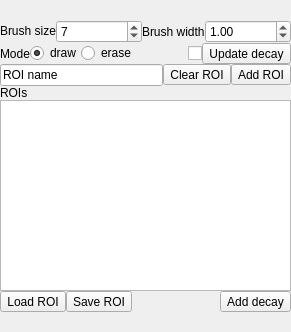
        <widget class="QDockWidget" name="dockWidget_4">
         <property name="sizePolicy">
          <sizepolicy hsizetype="Minimum" vsizetype="Expanding">
           <horstretch>0</horstretch>
           <verstretch>0</verstretch>
          </sizepolicy>
         </property>
         <property name="minimumSize">
          <size>
           <width>291</width>
           <height>332</height>
          </size>
         </property>
         <property name="maximumSize">
          <size>
           <width>524287</width>
           <height>332</height>
          </size>
         </property>
         <property name="floating">
          <bool>false</bool>
         </property>
         <property name="features">
          <set>QDockWidget::DockWidgetFloatable|QDockWidget::DockWidgetMovable</set>
         </property>
         <property name="allowedAreas">
          <set>Qt::AllDockWidgetAreas</set>
         </property>
         <property name="windowTitle">
          <string>Pixel selection</string>
         </property>
         <widget class="QWidget" name="dockWidgetContents_4">
          <property name="sizePolicy">
           <sizepolicy hsizetype="Preferred" vsizetype="Fixed">
            <horstretch>0</horstretch>
            <verstretch>0</verstretch>
           </sizepolicy>
          </property>
          <layout class="QVBoxLayout" name="verticalLayout_13">
           <property name="spacing">
            <number>0</number>
           </property>
           <property name="leftMargin">
            <number>0</number>
           </property>
           <property name="topMargin">
            <number>0</number>
           </property>
           <property name="rightMargin">
            <number>0</number>
           </property>
           <property name="bottomMargin">
            <number>0</number>
           </property>
           <item>
            <layout class="QGridLayout" name="gridLayout_2">
             <property name="spacing">
              <number>0</number>
             </property>
             <item row="4" column="2">
              <widget class="QToolButton" name="toolButton_7">
               <property name="toolTip">
                <string>Add mask</string>
               </property>
               <property name="text">
                <string>Add ROI</string>
               </property>
              </widget>
             </item>
             <item row="2" column="0" colspan="3">
              <layout class="QHBoxLayout" name="horizontalLayout_4">
               <property name="spacing">
                <number>-1</number>
               </property>
               <item>
                <widget class="QLabel" name="label_17">
                 <property name="sizePolicy">
                  <sizepolicy hsizetype="Fixed" vsizetype="Minimum">
                   <horstretch>0</horstretch>
                   <verstretch>0</verstretch>
                  </sizepolicy>
                 </property>
                 <property name="text">
                  <string>Mode</string>
                 </property>
                </widget>
               </item>
               <item>
                <widget class="QRadioButton" name="radioButton">
                 <property name="sizePolicy">
                  <sizepolicy hsizetype="Fixed" vsizetype="Fixed">
                   <horstretch>0</horstretch>
                   <verstretch>0</verstretch>
                  </sizepolicy>
                 </property>
                 <property name="toolTip">
                  <string>&lt;html&gt;&lt;head/&gt;&lt;body&gt;&lt;p&gt;Use the mouse as a brush to select pixels in the image.&lt;/p&gt;&lt;/body&gt;&lt;/html&gt;</string>
                 </property>
                 <property name="text">
                  <string>draw</string>
                 </property>
                 <property name="checked">
                  <bool>true</bool>
                 </property>
                </widget>
               </item>
               <item>
                <widget class="QRadioButton" name="radioButton_2">
                 <property name="sizePolicy">
                  <sizepolicy hsizetype="Fixed" vsizetype="Fixed">
                   <horstretch>0</horstretch>
                   <verstretch>0</verstretch>
                  </sizepolicy>
                 </property>
                 <property name="toolTip">
                  <string>&lt;html&gt;&lt;head/&gt;&lt;body&gt;&lt;p&gt;Use the mouse to deselect pixels in the image.&lt;/p&gt;&lt;/body&gt;&lt;/html&gt;</string>
                 </property>
                 <property name="text">
                  <string>erase</string>
                 </property>
                </widget>
               </item>
               <item>
                <spacer name="horizontalSpacer">
                 <property name="orientation">
                  <enum>Qt::Horizontal</enum>
                 </property>
                 <property name="sizeHint" stdset="0">
                  <size>
                   <width>40</width>
                   <height>20</height>
                  </size>
                 </property>
                </spacer>
               </item>
               <item>
                <widget class="QCheckBox" name="checkBox_4">
                 <property name="sizePolicy">
                  <sizepolicy hsizetype="Minimum" vsizetype="Fixed">
                   <horstretch>0</horstretch>
                   <verstretch>0</verstretch>
                  </sizepolicy>
                 </property>
                 <property name="toolTip">
                  <string>&lt;html&gt;&lt;head/&gt;&lt;body&gt;&lt;p&gt;If this is checked the selected fluorescence decay is plotted/updated when a selection is made.&lt;/p&gt;&lt;/body&gt;&lt;/html&gt;</string>
                 </property>
                 <property name="text">
                  <string/>
                 </property>
                </widget>
               </item>
               <item>
                <widget class="QToolButton" name="toolButton_5">
                 <property name="sizePolicy">
                  <sizepolicy hsizetype="Minimum" vsizetype="Fixed">
                   <horstretch>0</horstretch>
                   <verstretch>0</verstretch>
                  </sizepolicy>
                 </property>
                 <property name="text">
                  <string>Update decay</string>
                 </property>
                </widget>
               </item>
              </layout>
             </item>
             <item row="4" column="1">
              <widget class="QToolButton" name="toolButton_6">
               <property name="text">
                <string>Clear ROI</string>
               </property>
              </widget>
             </item>
             <item row="0" column="0" colspan="3">
              <layout class="QHBoxLayout" name="horizontalLayout_6">
               <property name="spacing">
                <number>0</number>
               </property>
               <item>
                <widget class="QLabel" name="label_3">
                 <property name="sizePolicy">
                  <sizepolicy hsizetype="Fixed" vsizetype="Fixed">
                   <horstretch>0</horstretch>
                   <verstretch>0</verstretch>
                  </sizepolicy>
                 </property>
                 <property name="text">
                  <string>Brush size</string>
                 </property>
                </widget>
               </item>
               <item>
                <widget class="QSpinBox" name="spinBox_2">
                 <property name="sizePolicy">
                  <sizepolicy hsizetype="Minimum" vsizetype="Fixed">
                   <horstretch>0</horstretch>
                   <verstretch>0</verstretch>
                  </sizepolicy>
                 </property>
                 <property name="maximum">
                  <number>4096</number>
                 </property>
                 <property name="value">
                  <number>7</number>
                 </property>
                </widget>
               </item>
               <item>
                <widget class="QLabel" name="label_20">
                 <property name="sizePolicy">
                  <sizepolicy hsizetype="Fixed" vsizetype="Preferred">
                   <horstretch>0</horstretch>
                   <verstretch>0</verstretch>
                  </sizepolicy>
                 </property>
                 <property name="text">
                  <string>Brush width</string>
                 </property>
                </widget>
               </item>
               <item>
                <widget class="QDoubleSpinBox" name="doubleSpinBox">
                 <property name="value">
                  <double>1.000000000000000</double>
                 </property>
                </widget>
               </item>
              </layout>
             </item>
             <item row="4" column="0">
              <widget class="QLineEdit" name="lineEdit_5">
               <property name="sizePolicy">
                <sizepolicy hsizetype="Minimum" vsizetype="Fixed">
                 <horstretch>0</horstretch>
                 <verstretch>0</verstretch>
                </sizepolicy>
               </property>
               <property name="toolTip">
                <string>The name of the mask</string>
               </property>
               <property name="text">
                <string>ROI name</string>
               </property>
               <property name="maxLength">
                <number>255</number>
               </property>
               <property name="placeholderText">
                <string>Name of the mask</string>
               </property>
              </widget>
             </item>
            </layout>
           </item>
           <item>
            <layout class="QVBoxLayout" name="verticalLayout_12">
             <property name="spacing">
              <number>0</number>
             </property>
             <item>
              <widget class="QLabel" name="label_13">
               <property name="sizePolicy">
                <sizepolicy hsizetype="Fixed" vsizetype="Fixed">
                 <horstretch>0</horstretch>
                 <verstretch>0</verstretch>
                </sizepolicy>
               </property>
               <property name="text">
                <string>ROIs</string>
               </property>
              </widget>
             </item>
             <item>
              <widget class="QListWidget" name="listWidget">
               <property name="sizePolicy">
                <sizepolicy hsizetype="Minimum" vsizetype="Maximum">
                 <horstretch>0</horstretch>
                 <verstretch>0</verstretch>
                </sizepolicy>
               </property>
               <property name="minimumSize">
                <size>
                 <width>0</width>
                 <height>0</height>
                </size>
               </property>
               <property name="maximumSize">
                <size>
                 <width>16777215</width>
                 <height>16777215</height>
                </size>
               </property>
               <property name="toolTip">
                <string>List of pixel masks. Double click to remove a pixel mask.</string>
               </property>
              </widget>
             </item>
             <item>
              <layout class="QHBoxLayout" name="horizontalLayout_7">
               <property name="spacing">
                <number>0</number>
               </property>
               <item>
                <widget class="QToolButton" name="toolButton_9">
                 <property name="text">
                  <string>Load ROI</string>
                 </property>
                </widget>
               </item>
               <item>
                <widget class="QToolButton" name="toolButton_8">
                 <property name="text">
                  <string>Save ROI</string>
                 </property>
                </widget>
               </item>
               <item>
                <spacer name="horizontalSpacer_2">
                 <property name="orientation">
                  <enum>Qt::Horizontal</enum>
                 </property>
                 <property name="sizeType">
                  <enum>QSizePolicy::MinimumExpanding</enum>
                 </property>
                 <property name="sizeHint" stdset="0">
                  <size>
                   <width>40</width>
                   <height>0</height>
                  </size>
                 </property>
                </spacer>
               </item>
               <item>
                <widget class="QToolButton" name="toolButton_10">
                 <property name="text">
                  <string>Add decay</string>
                 </property>
                </widget>
               </item>
              </layout>
             </item>
            </layout>
           </item>
          </layout>
         </widget>
        </widget>
